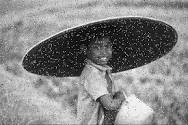
#> input picture dataset/saltAndPepper.jpeg, 188 x 125 px, found by its file name
$ jupyter execute '026 - CV_Electro_Image-Filtering-and-noise-reduction-code(average - median - Gaussian) Filter(4).ipynb'
#> lines starting #> are read from the running program, lines starting #| are printed output that depends on the picture
[cell 1]
import numpy as np
import cv2
import matplotlib.pyplot as plt

[cell 2]
img = cv2.imread("saltAndPepper.jpeg")
#> img is the input picture: shape (125, 188, 3); min 0, max 255, mean 134.7
img = cv2.cvtColor(img,cv2.COLOR_BGR2RGB)

<B>1. Average Filter (Mean Filter):<b>

How it Works: The average filter works by replacing each pixel value in an image with the average value of its neighboring pixels. It involves sliding a window over the image and calculating the average value of the pixel intensities within that window.

<b>Pros:<B>

Effective in reducing noise, especially random variations caused by sensor or transmission issues.

Simple to implement and computationally efficient.


<b>Cons:<b>

Smoothing can lead to loss of fine image details and blurring of edges.

Less effective for images with non-uniform noise distribution.

[cell 3]
kernal = np.ones((5,5),np.float32)/25
# In the cv2.filter2D function, the -1 parameter represents the desired depth of the destination image. This value indicates that the depth of the output image should be the same as the input image.
dst = cv2.filter2D(img,-1,kernal)
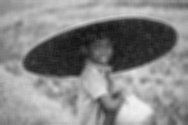
#> dst: shape (125, 188, 3); min 19, max 241, mean 134.8

[cell 4]
plt.figure(figsize=(16,12))
plt.subplot(121),plt.imshow(img),plt.title("Original")
plt.subplot(122),plt.imshow(dst),plt.title("blurred by conv")
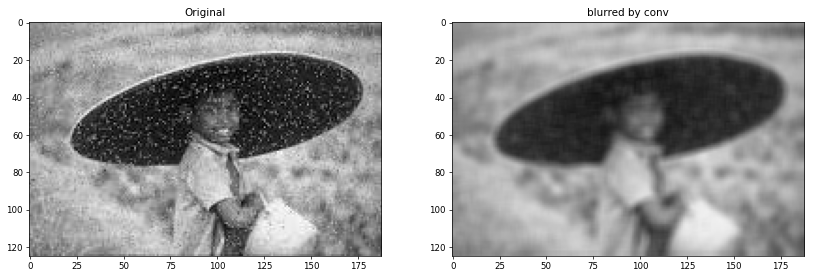
#> figure drawn by matplotlib, 2 panels

[cell 5]
# or we can do it by this way

dst = cv2.blur(img,(5,5))
plt.figure(figsize=(16,12))
plt.subplot(121),plt.imshow(img),plt.title("Original")
plt.subplot(122),plt.imshow(dst),plt.title("box filtering")

<B>2. Gaussian Filter:<b>

How it Works: The Gaussian filter is a weighted average filter where the weights are generated using a Gaussian distribution. It smooths images by averaging each pixel with its neighboring pixels, with the weights decreasing as the spatial distance from the center pixel increases.

<B>Pros:<b>

Effectively reduces noise while preserving edges and fine details better than simple averaging.

The filter is isotropic, meaning it treats all directions equally.

<b>Cons:<B>

More computationally intensive compared to the average filter.

May not be as effective with certain types of noise, such as impulsive noise.

[cell 6]
dst = cv2.GaussianBlur(img,(29,29),0)
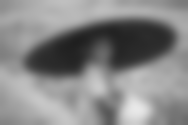
#> dst: shape (125, 188, 3); min 31, max 232, mean 134.8
plt.figure(figsize=(16,12))
plt.subplot(121),plt.imshow(img),plt.title("Original")
plt.subplot(122),plt.imshow(dst),plt.title("Gaussian filtering")
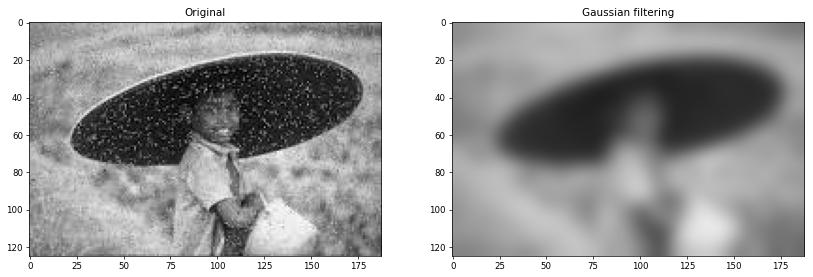
#> figure drawn by matplotlib, 2 panels

[cell 7]
dst = cv2.GaussianBlur(img,(11,11),0)
plt.figure(figsize=(16,12))
plt.subplot(121),plt.imshow(img),plt.title("Original")
plt.subplot(122),plt.imshow(dst),plt.title("Gaussian filtering")

In the cv2.GaussianBlur function, the parameter 0 that you see represents the standard deviation in the X direction of the Gaussian kernel.

When the standard deviation is set to 0, OpenCV automatically calculates it based on the kernel size. If you want to set a specific standard deviation, you can replace 0 with the desired value.

The GaussianBlur function in OpenCV is typically used for image blurring or smoothing. It convolves the image with a Gaussian kernel to achieve the blurring effect. The standard deviation determines the amount of blur applied to the image. A higher standard deviation value results in more blurring, while a lower value leads to less blurring.

By setting the standard deviation to 0, you are allowing OpenCV to automatically calculate an appropriate value based on the kernel size. This can be a convenient option when you are not concerned with a specific blurring strength and want OpenCV to handle the calculation for you.

<B>3. Median Filter:<b>

How it Works: The median filter replaces each pixel's value with the median value of the intensities within the defined neighborhood. It is particularly useful in removing salt-and-pepper noise, where random pixels are set to the maximum or minimum intensity values.


<b>Pros:<b>

Efficient in removing( impulse - salt and paper )noise without significantly blurring edges.

Preserves details and edges better than the mean filter.


<b>Cons:<b>

Less effective for other types of noise, such as Gaussian noise.

Slower compared to mean filters due to the sorting process involved.

[cell 8]
dst = cv2.medianBlur(img,3)
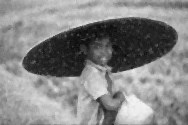
#> dst: shape (125, 188, 3); min 5, max 244, mean 133.8
plt.figure(figsize=(16,12))
plt.subplot(121),plt.imshow(img),plt.title("Original")
plt.subplot(122),plt.imshow(dst),plt.title("median filtering")

$ run again, with dataset/alex_view.jpeg copied over dataset/saltAndPepper.jpeg
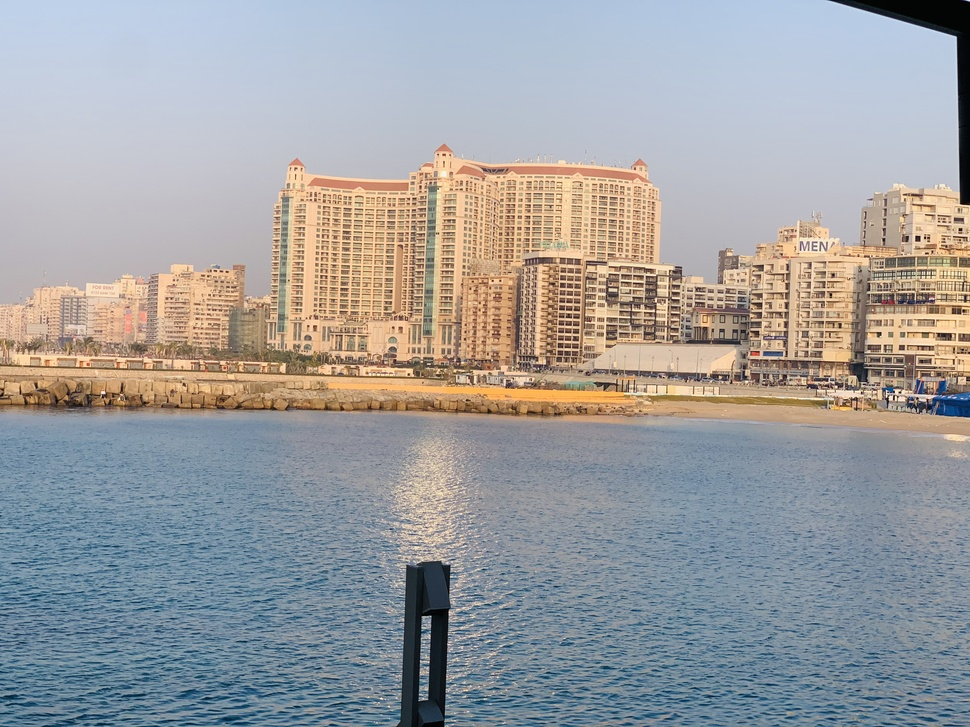
#> input picture dataset/alex_view.jpeg, 970 x 727 px, shrunk from 4032 x 3024 before the run, found by its file name
#> img is the input picture: shape (727, 970, 3); mean B, G, R 160.3, 158.5, 157.5
#> `[cell 4] plt.figure(figsize=(16,12)) plt.subplot(121),plt.imshow(img),..`:
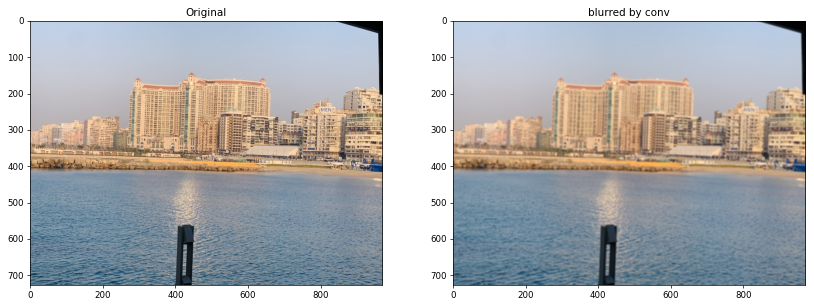
#> figure drawn by matplotlib, 2 panels
#> `dst = cv2.GaussianBlur(img,(29,29),0)`:
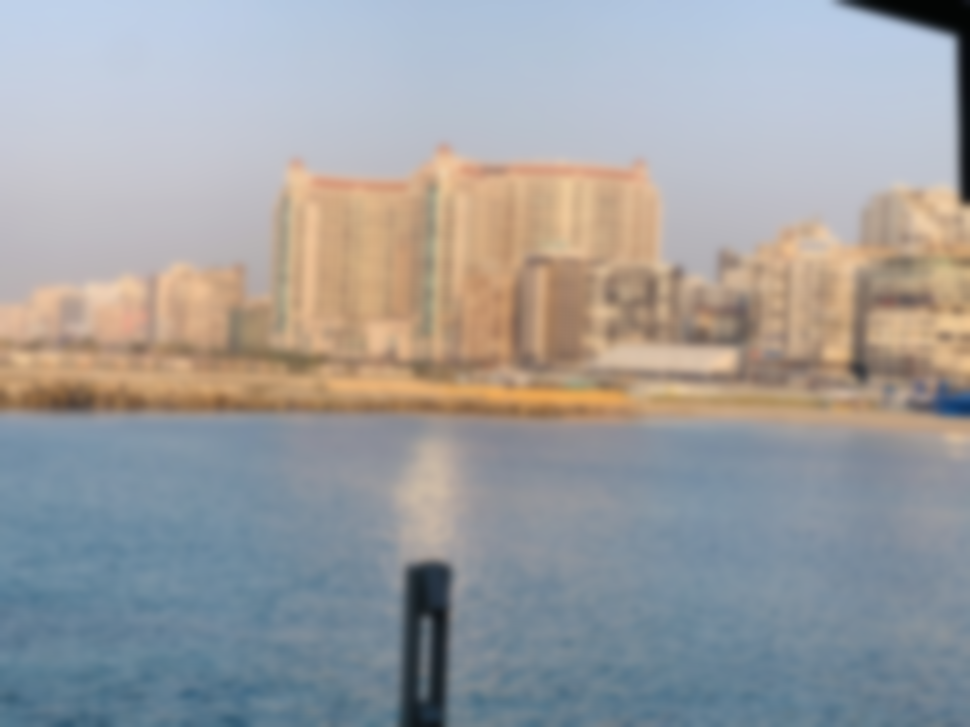
#> dst: shape (727, 970, 3); mean R, G, B 157.5, 158.5, 160.3

$ run again, with dataset/messi2.jpeg copied over dataset/saltAndPepper.jpeg
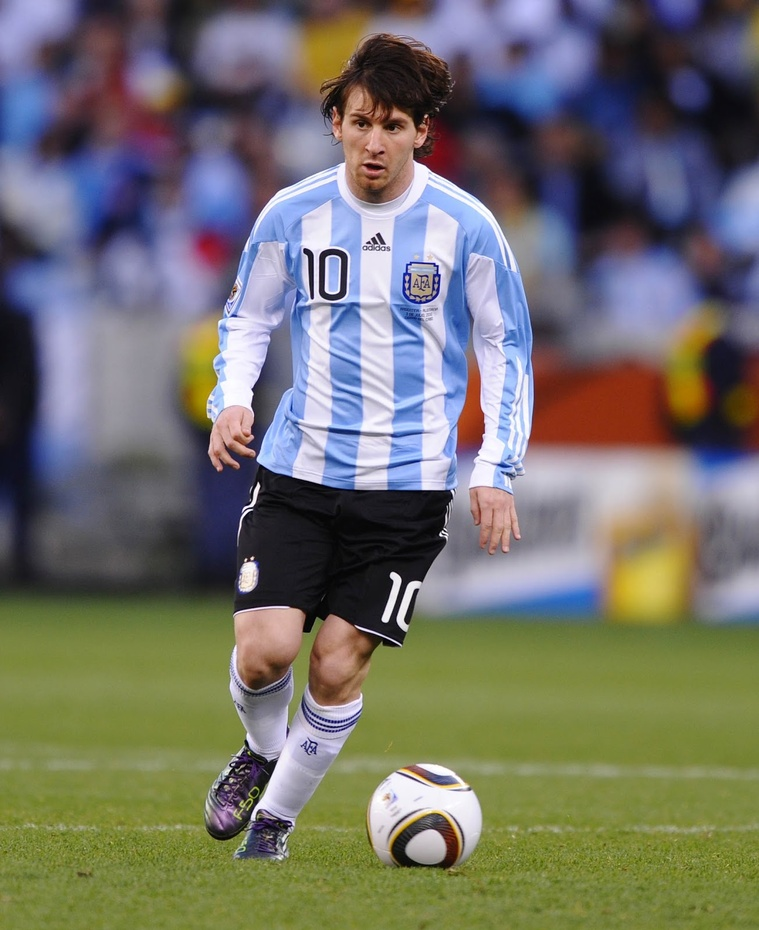
#> input picture dataset/messi2.jpeg, 759 x 930 px, shrunk from 1305 x 1600 before the run, found by its file name
#> img is the input picture: shape (930, 759, 3); mean B, G, R 106.2, 113.7, 114.9
#> `[cell 4] plt.figure(figsize=(16,12)) plt.subplot(121),plt.imshow(img),..`:
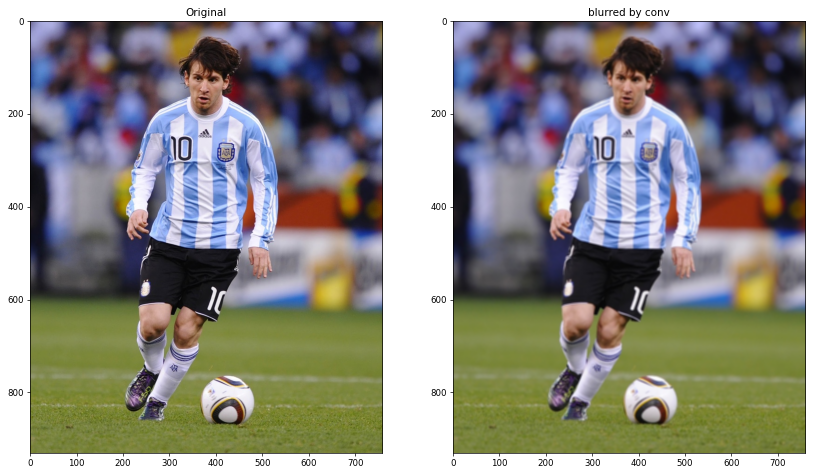
#> figure drawn by matplotlib, 2 panels
#> `dst = cv2.GaussianBlur(img,(11,11),0)`:
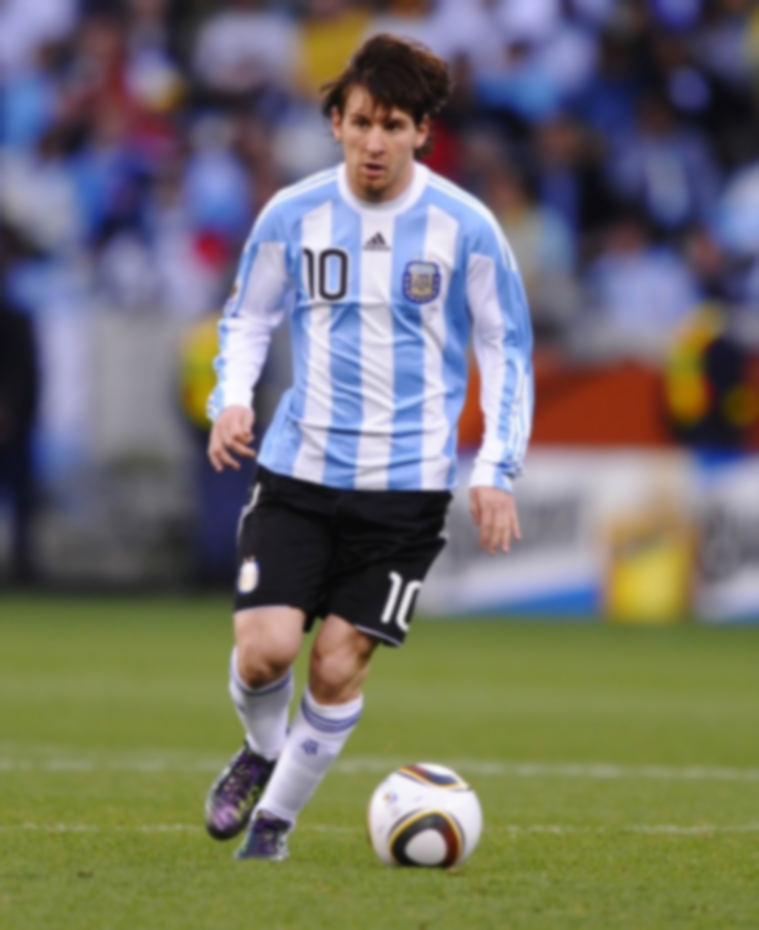
#> dst: shape (930, 759, 3); mean R, G, B 114.9, 113.7, 106.2
